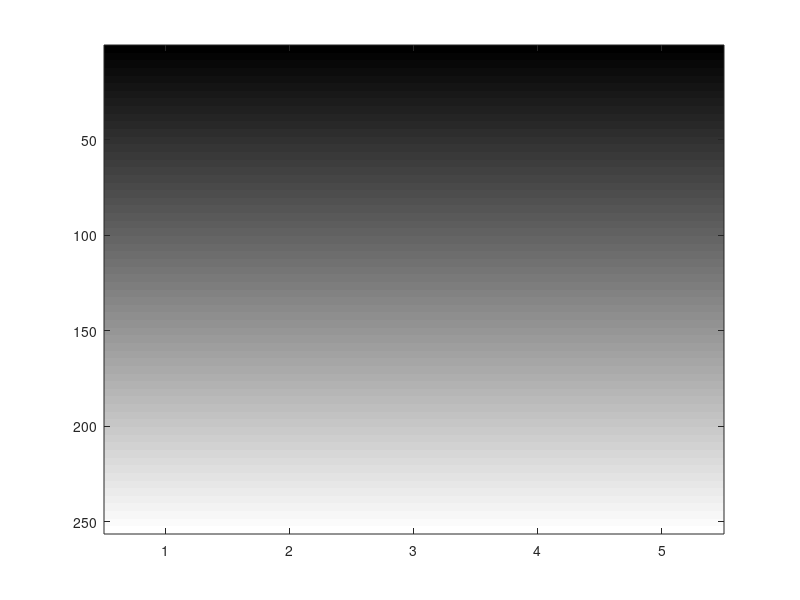

The MATLAB script that drew this image:
m=input('tule tasvir ra vared konid');
a=zeros(255,m);
    for i=1:1:256
        for j=1:1:m
           a(i,j)=i;
                 
        end
    end
    a
    imagesc(a)
    colormap(gray)
    
